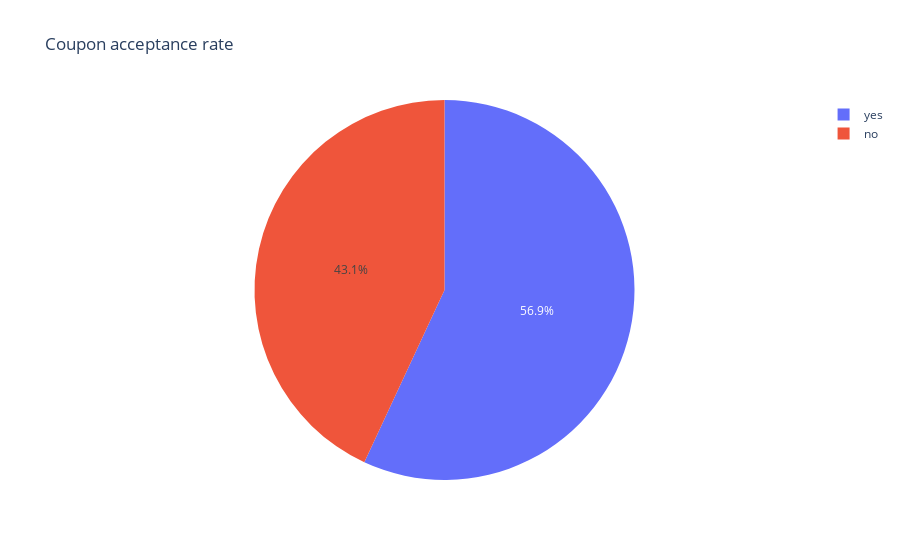

Notebook code for this chart:
### Markdown cell above
4. What proportion of the total observations chose to accept the coupon?

### Code cell
accept_proportion = df["Y"].sum()/ len(df["Y"])
print(accept_proportion)
df1 = df.copy()
labels = {1:'yes', 0:'no'}
df1['Y'] = df1['Y'].map(labels)
fig = px.pie(df1, "Y", title="Coupon acceptance rate")
fig.show()

### Figure 1 — Plotly figure (JSON) as saved in the notebook; plotly's stock layout.template omitted (floating-point values rounded to 4 significant figures; data arrays with more than 128 entries replaced by an {"elided": "..."} marker saying what was removed)
{"data": [{"domain": {"x": [0, 1], "y": [0, 1]}, "hovertemplate": "Y=%{label}<extra></extra>", "labels": {"elided": "12079 str values"}, "legendgroup": "", "name": "", "showlegend": true, "type": "pie"}], "layout": {"legend": {"tracegroupgap": 0}, "title": {"text": "Coupon acceptance rate"}}}
